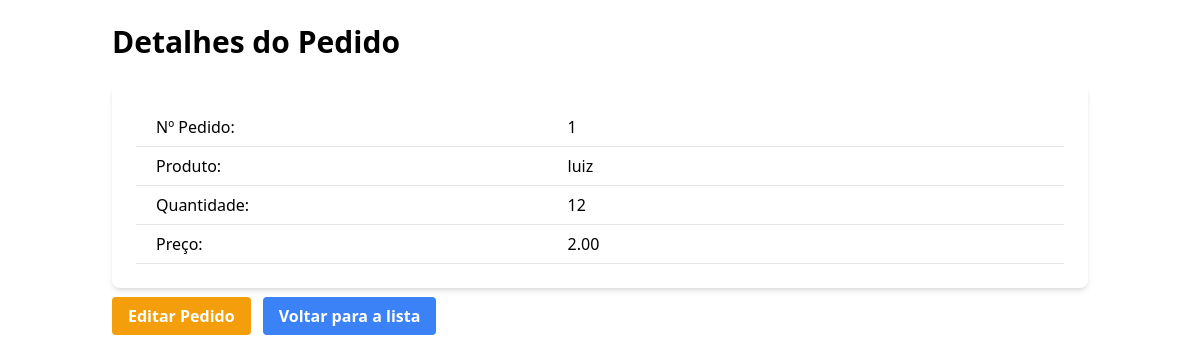
Screenshot of /pedidos/view/1 with the database file from the repository.
### pedidos/models.py (models this page shows, shortened)
class Pedido(models.Model):
    numeropedido = models.IntegerField(default=0)
    name = models.CharField(max_length=200, default=" ")
    produto = models.CharField(max_length=200, default=" ")
    quantidade = models.IntegerField()
    preco = models.DecimalField(max_digits=10, decimal_places=2, default=0.0)

### pedidos/views.py (the view)
# urls.py: path('view/<int:pk>', views.pedido_view, name='pedido_view'),
def pedido_view(request, pk, template_name='pedidos/pedido_detail.html'):
    pedido= get_object_or_404(Pedido, pk=pk)
    return render(request, template_name, {'object':pedido})

### pedidos/templates/pedidos/pedido_detail.html (shortened to what this page needs)
<link href="https://cdn.jsdelivr.net/npm/tailwindcss@2.2.19/dist/tailwind.min.css" rel="stylesheet">
<div class="container mx-auto p-6">
    <h1 class="text-3xl font-bold mb-6">Detalhes do Pedido</h1>
    <div class="bg-white shadow-md rounded-lg p-6">
        <table class="min-w-full bg-white">
            <tbody>
                <tr>
                    <td class="py-2 px-5 border-b text-left font-medium">Nº Pedido:</td>
                    <td class="py-2 px-60 border-b text-left">{{ object.numeropedido }}</td>
                </tr>
                <tr>
                    <td class="py-2 px-5 border-b text-left font-medium">Produto:</td>
                    <td class="py-2 px-60 border-b text-left">{{ object.name }}</td>
                </tr>
                <tr>
                    <td class="py-2 px-5 border-b text-left font-medium">Quantidade:</td>
                    <td class="py-2 px-60 border-b text-left">{{ object.quantidade }}</td>
                </tr>
                <tr>
                    <td class="py-2 px-5 border-b text-left font-medium">Preço:</td>
                    <td class="py-2 px-60 border-b text-left">{{ object.preco }}</td>
                </tr>
            </tbody>
        </table>
    </div>
    <div class="mt-4">
        <a href="{% url 'pedido_edit' object.id %}" class="bg-yellow-500 text-white font-bold py-2 px-4 rounded hover:bg-yellow-600">Editar Pedido</a>
        <a href="{% url 'pedido_list' %}" class="bg-blue-500 text-white font-bold py-2 px-4 rounded hover:bg-blue-600 ml-2">Voltar para a lista</a>
    </div>
</div>

### rows the page displays
Pedido: numeropedido "1", name "luiz", quantidade "12", preco "2.00"
